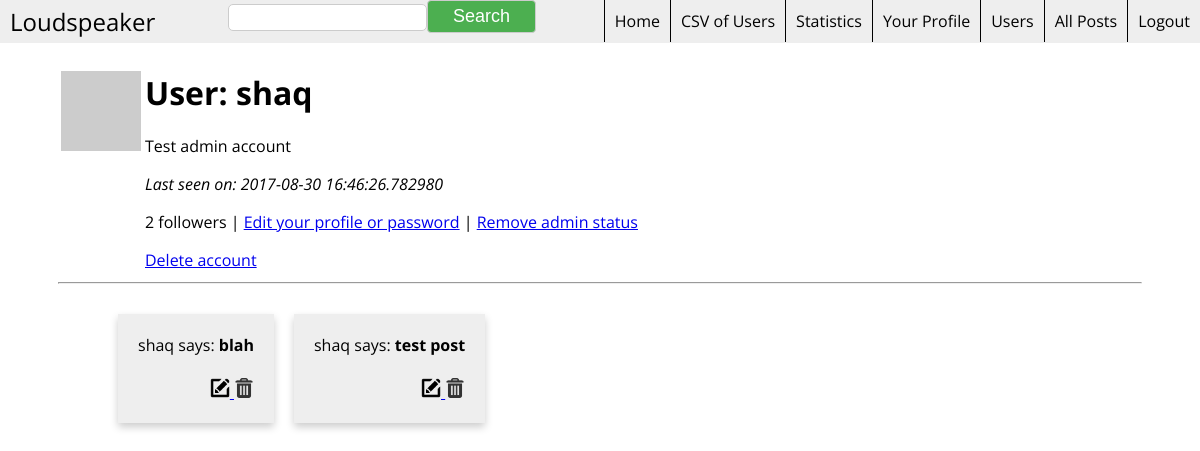
The page /user/srafi1 (signed in) on the database as committed earlier.
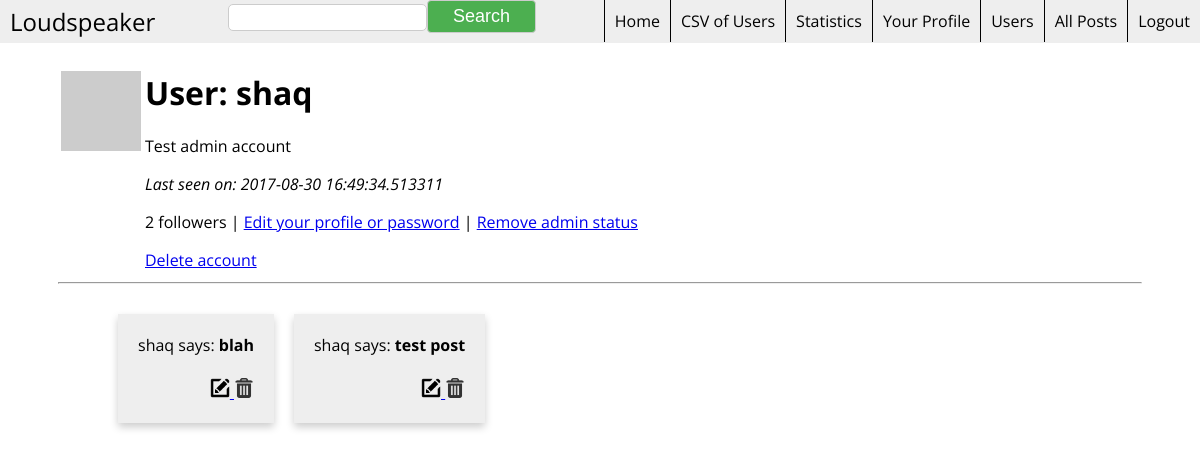
The same page on the database as committed later.
### app/models.py (models this page shows, shortened)
class User(db.Model):
    id = db.Column(db.Integer, primary_key = True)
    username = db.Column(db.String(64), index=True, unique=True)
    nickname = db.Column(db.String(64), index=True, unique = False)
    firstname = db.Column(db.String(64), index=True, unique = False)
    lastname = db.Column(db.String(64), index=True, unique=False)
    password = db.Column(db.String(120), index = True, unique = False)
    email = db.Column(db.String(120), index=True, unique=True)
    posts = db.relationship('Post', backref = 'author', lazy = 'dynamic')
    about_me = db.Column(db.String(140))
    last_seen = db.Column(db.DateTime)
    is_admin = db.Column(db.Boolean)
    followed = db.relationship('User',
                               secondary=followers,
                               primaryjoin=(followers.c.follower_id == id),
                               secondaryjoin=(followers.c.followed_id == id),
                               backref=db.backref('followers', lazy='dynamic'),
                               lazy='dynamic')
    @property
    def is_authenticated(self):
        return True
    def avatar(self,size):
        return 'http://www.gravatar.com/avatar/%s?d=mm&s=%d' % (md5(self.email.encode('utf-8')).hexdigest(), size)

class Post(db.Model):
    __searchable__ = ['body']
    id = db.Column(db.Integer, primary_key = True)
    body = db.Column(db.String(140))
    timestamp = db.Column(db.DateTime)
    user_id = db.Column(db.Integer, db.ForeignKey('user.id'))

### app/views.py (the view)
@app.route('/user/<username>')
@login_required
def user(username):
    user = User.query.filter_by(username=username).first()
    if user == None:
        flash('User %s not found.' % username)
        return redirect(url_for('index'))
    posts = user.posts.order_by(Post.timestamp.desc()).all()
    return render_template('user.html',
                           user=user,
                           posts=posts,
                           title=username)

### app/forms.py
class SearchForm(Form):
    search = StringField('search', validators=[DataRequired()])

### app/views.py (called while the page is built)
@lm.user_loader
def load_user(id):
    return User.query.get(int(id))

@app.before_request
def before_request():
    g.user = current_user
    if g.user.is_authenticated:
        g.user.last_seen = datetime.utcnow()
        db.session.add(g.user)
        db.session.commit()
        g.search_form = SearchForm()

### app/templates/user.html
{% extends "base.html" %}
{% block content %}
<table>
  <tr valign="top">
    <td><img src="{{ user.avatar(128) }}"></td>
    <td>
      <h1>User: {{ user.nickname }}</h1>
      {% if user.about_me %}<p>{{ user.about_me }}</p>{% endif %}
      {% if user.last_seen %}<p><i>Last seen on: {{ user.last_seen }}</i></p>{% endif %}
      <p>{{ user.followers.count() }} followers |
      {% if user.id == g.user.id %}
      <a href="{{ url_for('edit') }}">Edit your profile or password</a>
      {% elif not g.user.is_following(user) %}
      <a href="{{ url_for('follow', username=user.username) }}">Follow</a>
      {% else %}
      <a href="{{ url_for('unfollow', username=user.username) }}">Unfollow</a>
      {% endif %}
      {% if g.user.is_admin %}
      |
      {% if user.is_admin %}
      <a href="{{ url_for('remove_admin', username=user.username) }}">Remove admin status</a>
      {% else %}
      <a href="{{ url_for('make_admin', username=user.username) }}">Make admin</a>
      {% endif %}
      {% endif %}
      </p>
      <p>{% if g.user.is_admin %}
      <a href="{{ url_for('delete_user', id=user.id) }}">Delete account</a>
      {% endif %}
    </td>
  </tr>
</table>
<hr>
<div class="flex">
  {% if user == g.user or g.user.is_admin %}
  {% for post in posts %}
  {% include 'editable_post.html' %}
  {% endfor %}
  {% else %}
  {% for post in posts %}
  {% include 'post.html' %}
  {% endfor %}
  {% endif %}
</div>
{% endblock %}

### app/templates/base.html (shortened to what this page needs)
<html>
  <head>
    <link rel="stylesheet" href="{{ url_for('static', filename='css/style.css') }}"></link>
  </head>
  <body>
    <ul class="nav">
      <li class="nav-logo left">
        <a href="{{ url_for('index') }}">Loudspeaker</a>
      </li>
      {% if g.user.is_authenticated %}
      <form style="display: inline;" action="{{ url_for('search') }}" method="post" name="search">{{ g.search_form.hidden_tag() }}{{ g.search_form.search(size=20) }}<input type="submit" value="Search"></form>
      <li class="right">
        <a href="{{ url_for('logout') }}">Logout</a>
      </li>
      <li class="right">
        <a href="{{ url_for('posts') }}">All Posts</a>
      </li>
      <li class="right">
        <a href="{{ url_for('users') }}">Users</a>
      </li>
      <li class="right">
        <a href="{{ url_for('user', username=g.user.username) }}">Your Profile</a>
      </li>
      {% endif %}
      {% if g.user.is_admin %}
      <li class="right">
      <a href="{{ url_for('stats') }}">Statistics</a></li>
      <li class="right">
      <a href="{{ url_for('download_csv') }}">CSV of Users</a></li>
      {% endif %}
      <li class="right">
        <a href="{{ url_for('index') }}">Home</a>
      </li>
    </ul>
    <div class="filler">
    </div>
    <div class="content">
    {% block content %}{% endblock %}
    </div>
  </body>
</html>

### app/templates/editable_post.html
<div class="card">
  <div>
    {{ post.author.nickname }} says: <b>{{ post.body }}</b>
  </div> <br>
  <div class="right">
    <a href="{{ url_for('editPost', id=post.id) }}">
      <img src="/static/img/edit.png" alt="edit" class="icon-size" title="Edit post">
    </a>
    <a href="{{ url_for('delete_post', id=post.id) }}">
      <img src="/static/img/delete.png" alt="delete" class="icon-size" title="Delete post">
      </a>
  </div>
</div>

### app/static/css/style.css (style rules this page uses)
body { font-family: "Open Sans", sans-serif; text-align: center; }
.content { margin: 20px 50px; padding 10px; }
.flex { margin: 20px 50px; padding 10px; display: flex; flex-flow: row wrap; }
.nav { z-index: 2; margin: 0; padding: 0; top: 0; left: 0; right: 0; width: 100%; position: fixed; background-color: #eeeeee; list-style-type: none; overflow: hidden; }
.left { float: left; }
.right { float: right; }
.nav-logo a { display: block; font-size: 24px; padding: 5px; padding-left: 10px; text-decoration: none; color: black; }
.nav .right a { display: block; text-align: center; text-decoration: none; color: black; padding: 10px; border-left: 1px solid black; }
.filler { height: 40px; width: 100%; }
.card { padding: 20px; margin: 10px; text-align: left; background-color: #eeeeee; box-shadow: 0 4px 8px 0 rgba(0,0,0,0.2); display: inline-block; max-width: 40%; word-wrap: break-word; }
input[type=text], input[type=password] { display: inline-block; border: 1px solid #cccccc; border-radius: 5px; padding: 5px 10px; }
input[type=submit] { background-color: #4CAF50; color: white; font-size: 18px; padding: 5px 25px; border: 1px solid #ccc; border-radius: 4px; cursor: pointer; }
.icon-size { width: 20px; height: 20px; }

Rows that differ between the two databases and show on the page:
changed User "shaq": last_seen "2017-08-30 16:46:26.782980" → "2017-08-30 16:49:34.513311"
